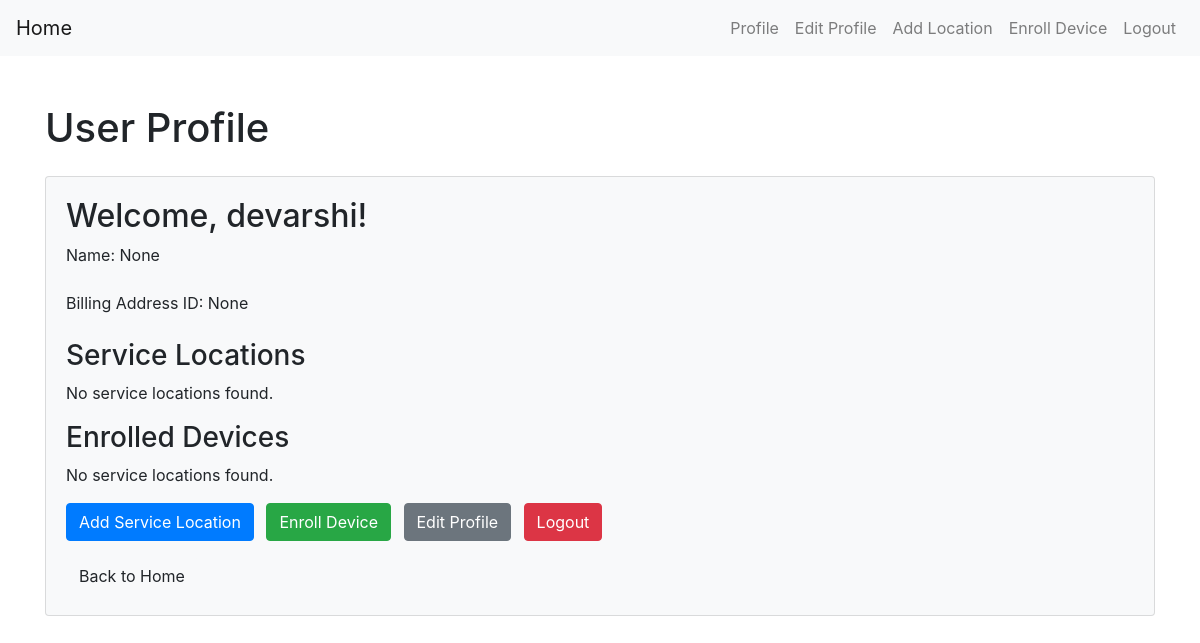
The app's page /profile (signed in) with its own data.
### app.py (models this page shows)
class User(db.Model):
    id = db.Column(db.Integer, primary_key=True)
    username = db.Column(db.String(50), unique=True, nullable=False)
    password = db.Column(db.String(60), nullable=False)
    name = db.Column(db.String(100), nullable=True)  # Add this line for the name field
    billing_address_id = db.Column(db.Integer, nullable=True)  # Add this line for the billing_address_id field
    service_locations = db.relationship('ServiceLocation', backref='user', lazy=True)

### app.py (the view)
@app.route('/profile')
def profile():
    if 'user_id' in session:
        user = User.query.get(session['user_id'])
        return render_template('profile.html', user=user)
    else:
        return redirect(url_for('login'))

### templates/profile.html
{% extends 'base.html' %}
{% block content %}
    <div class="container mt-5">
        <h1 class="mb-4">User Profile</h1>
        <div class="card bg-light">
            <div class="card-body">
                <h2>Welcome, {{ user.username }}!</h2>
                <p class="mb-4">Name: {{ user.name }}</p>
                <p class="mb-4">Billing Address ID: {{ user.billing_address_id }}</p>
                <h3>Service Locations</h3>
                {% if user.service_locations %}
                    <ul class="list-group mb-4">
                        {% for service_location in user.service_locations %}
                            <li class="list-group-item d-flex justify-content-between align-items-center">
                                {{ service_location.address }}
                                <span>
                                    <a href="{{ url_for('edit_service_location', location_id=service_location.id) }}" class="btn btn-info btn-sm mr-2">Edit</a>
                                    <a href="{{ url_for('remove_service_location', location_id=service_location.id) }}" class="btn btn-danger btn-sm">Remove</a>
                                </span>
                            </li>
                        {% endfor %}
                    </ul>
                {% else %}
                    <p>No service locations found.</p>
                {% endif %}
                <h3>Enrolled Devices</h3>
                {% if user.service_locations %}
                    <ul class="list-group mb-4">
                        {% for service_location in user.service_locations %}
                            <h5>{{ service_location.address }}</h5>
                            {% if service_location.enrolled_devices %}
                                <ul class="list-group">
                                    {% for enrolled_device in service_location.enrolled_devices %}
                                        <li class="list-group-item d-flex justify-content-between align-items-center">
                                            Device: {{ enrolled_device.device_model.type }} - {{ enrolled_device.device_model.model_number }}
                                            <span>
                                                <a href="#" class="btn btn-info btn-sm mr-2">View Details</a>
                                                <a href="{{ url_for('remove_enrolled_device', device_id=enrolled_device.id) }}" class="btn btn-danger btn-sm">Remove</a>
                                            </span>
                                        </li>
                                    {% endfor %}
                                </ul>
                            {% else %}
                                <p>No enrolled devices for this service location.</p>
                            {% endif %}
                        {% endfor %}
                    </ul>
                {% else %}
                    <p>No service locations found.</p>
                {% endif %}
                <div class="mb-3">
                    <a href="{{ url_for('add_service_location') }}" class="btn btn-primary mr-2">Add Service Location</a>
                    <a href="{{ url_for('enroll_device') }}" class="btn btn-success mr-2">Enroll Device</a>
                    <a href="{{ url_for('edit_profile') }}" class="btn btn-secondary mr-2">Edit Profile</a>
                    <a href="{{ url_for('logout') }}" class="btn btn-danger">Logout</a>
                </div>
                <a href="{{ url_for('index') }}" class="btn btn-light">Back to Home</a>
            </div>
        </div>
    </div>
{% endblock %}

### records on screen
User: username "devarshi", name "None", billing_address_id "None"
